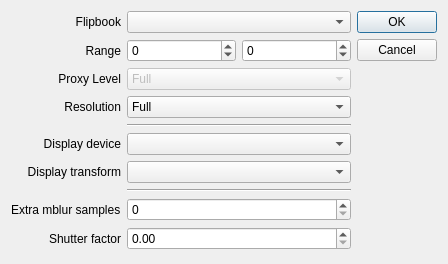
<?xml version="1.0" encoding="UTF-8"?>
<ui version="4.0">
 <class>render_flipbook</class>
 <widget class="QDialog" name="render_flipbook">
  <property name="geometry">
   <rect>
    <x>0</x>
    <y>0</y>
    <width>448</width>
    <height>264</height>
   </rect>
  </property>
  <property name="windowTitle">
   <string>Dialog</string>
  </property>
  <layout class="QHBoxLayout" name="horizontalLayout">
   <item>
    <layout class="QGridLayout" name="gridLayout">
     <item row="1" column="0">
      <widget class="QLabel" name="label_2">
       <property name="text">
        <string>Range</string>
       </property>
       <property name="alignment">
        <set>Qt::AlignRight|Qt::AlignTrailing|Qt::AlignVCenter</set>
       </property>
      </widget>
     </item>
     <item row="1" column="1">
      <widget class="QSpinBox" name="range_start_">
       <property name="minimum">
        <number>-32000</number>
       </property>
       <property name="maximum">
        <number>32000</number>
       </property>
      </widget>
     </item>
     <item row="1" column="2">
      <widget class="QSpinBox" name="range_end_">
       <property name="minimum">
        <number>-32000</number>
       </property>
       <property name="maximum">
        <number>32000</number>
       </property>
      </widget>
     </item>
     <item row="3" column="0">
      <widget class="QLabel" name="label_3">
       <property name="text">
        <string>Resolution</string>
       </property>
       <property name="alignment">
        <set>Qt::AlignRight|Qt::AlignTrailing|Qt::AlignVCenter</set>
       </property>
      </widget>
     </item>
     <item row="9" column="0">
      <widget class="QLabel" name="label_5">
       <property name="text">
        <string>Extra mblur samples</string>
       </property>
      </widget>
     </item>
     <item row="9" column="1" colspan="2">
      <widget class="QSpinBox" name="mblur_extra_samples_"/>
     </item>
     <item row="10" column="0">
      <widget class="QLabel" name="label_4">
       <property name="text">
        <string>Shutter factor</string>
       </property>
       <property name="alignment">
        <set>Qt::AlignRight|Qt::AlignTrailing|Qt::AlignVCenter</set>
       </property>
      </widget>
     </item>
     <item row="10" column="1" colspan="2">
      <widget class="QDoubleSpinBox" name="mblur_shutter_factor_"/>
     </item>
     <item row="11" column="1">
      <spacer name="verticalSpacer">
       <property name="orientation">
        <enum>Qt::Vertical</enum>
       </property>
       <property name="sizeHint" stdset="0">
        <size>
         <width>20</width>
         <height>40</height>
        </size>
       </property>
      </spacer>
     </item>
     <item row="6" column="0">
      <widget class="QLabel" name="label">
       <property name="text">
        <string>Display device</string>
       </property>
       <property name="alignment">
        <set>Qt::AlignRight|Qt::AlignTrailing|Qt::AlignVCenter</set>
       </property>
      </widget>
     </item>
     <item row="7" column="0">
      <widget class="QLabel" name="label_6">
       <property name="text">
        <string>Display transform</string>
       </property>
       <property name="alignment">
        <set>Qt::AlignRight|Qt::AlignTrailing|Qt::AlignVCenter</set>
       </property>
      </widget>
     </item>
     <item row="6" column="1" colspan="2">
      <widget class="QComboBox" name="ocio_device_combo_"/>
     </item>
     <item row="7" column="1" colspan="2">
      <widget class="QComboBox" name="ocio_transform_combo_"/>
     </item>
     <item row="8" column="1" colspan="2">
      <widget class="Line" name="line">
       <property name="orientation">
        <enum>Qt::Horizontal</enum>
       </property>
      </widget>
     </item>
     <item row="5" column="1" colspan="2">
      <widget class="Line" name="line_2">
       <property name="orientation">
        <enum>Qt::Horizontal</enum>
       </property>
      </widget>
     </item>
     <item row="0" column="0">
      <widget class="QLabel" name="label_7">
       <property name="text">
        <string>Flipbook</string>
       </property>
       <property name="alignment">
        <set>Qt::AlignRight|Qt::AlignTrailing|Qt::AlignVCenter</set>
       </property>
      </widget>
     </item>
     <item row="0" column="1" colspan="2">
      <widget class="QComboBox" name="flipbook_combo_"/>
     </item>
     <item row="3" column="1" colspan="2">
      <widget class="QComboBox" name="resolution_popup_">
       <item>
        <property name="text">
         <string notr="true">Full</string>
        </property>
       </item>
       <item>
        <property name="text">
         <string notr="true">Half</string>
        </property>
       </item>
       <item>
        <property name="text">
         <string notr="true">Third</string>
        </property>
       </item>
       <item>
        <property name="text">
         <string notr="true">Quarter</string>
        </property>
       </item>
      </widget>
     </item>
     <item row="2" column="1" colspan="2">
      <widget class="QComboBox" name="proxy_popup_">
       <property name="enabled">
        <bool>false</bool>
       </property>
       <item>
        <property name="text">
         <string notr="true">Full</string>
        </property>
       </item>
       <item>
        <property name="text">
         <string notr="true">Proxy 1</string>
        </property>
       </item>
       <item>
        <property name="text">
         <string notr="true">Proxy 2</string>
        </property>
       </item>
      </widget>
     </item>
     <item row="2" column="0">
      <widget class="QLabel" name="label_8">
       <property name="text">
        <string>Proxy Level</string>
       </property>
       <property name="alignment">
        <set>Qt::AlignRight|Qt::AlignTrailing|Qt::AlignVCenter</set>
       </property>
      </widget>
     </item>
    </layout>
   </item>
   <item>
    <widget class="QDialogButtonBox" name="buttonBox">
     <property name="orientation">
      <enum>Qt::Vertical</enum>
     </property>
     <property name="standardButtons">
      <set>QDialogButtonBox::Cancel|QDialogButtonBox::Ok</set>
     </property>
    </widget>
   </item>
  </layout>
 </widget>
 <resources/>
 <connections>
  <connection>
   <sender>buttonBox</sender>
   <signal>accepted()</signal>
   <receiver>render_flipbook</receiver>
   <slot>accept()</slot>
   <hints>
    <hint type="sourcelabel">
     <x>248</x>
     <y>254</y>
    </hint>
    <hint type="destinationlabel">
     <x>157</x>
     <y>274</y>
    </hint>
   </hints>
  </connection>
  <connection>
   <sender>buttonBox</sender>
   <signal>rejected()</signal>
   <receiver>render_flipbook</receiver>
   <slot>reject()</slot>
   <hints>
    <hint type="sourcelabel">
     <x>316</x>
     <y>260</y>
    </hint>
    <hint type="destinationlabel">
     <x>286</x>
     <y>274</y>
    </hint>
   </hints>
  </connection>
 </connections>
</ui>
